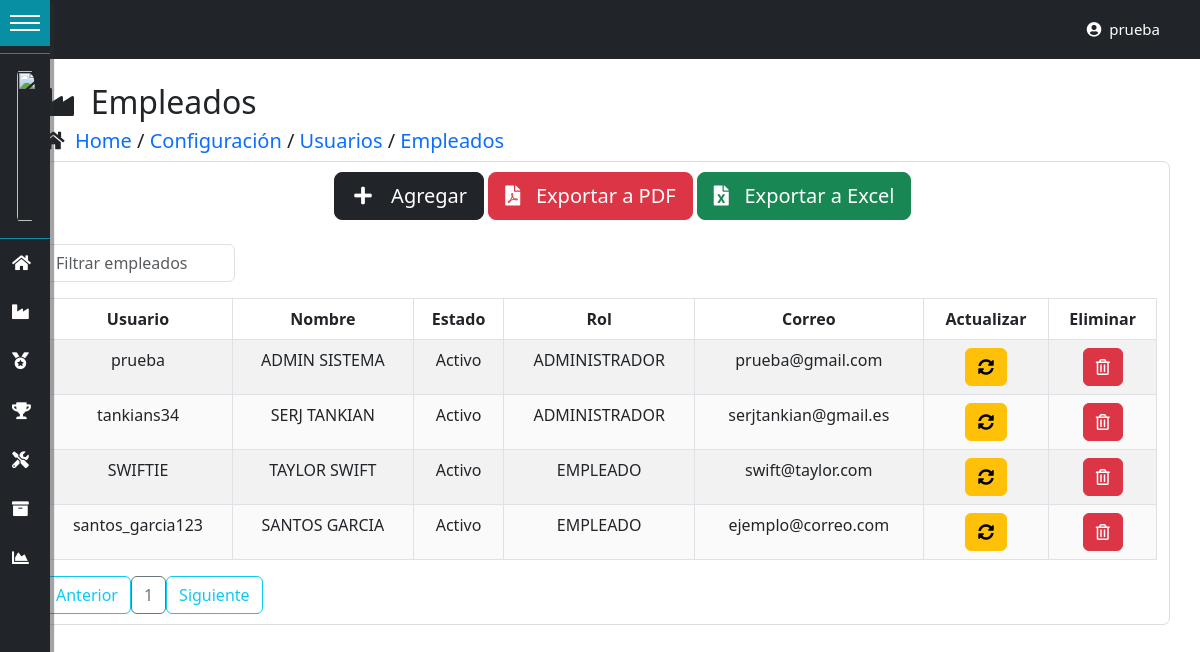
Screenshot of /empleados/ (signed in) with the database file from the repository.
### tables this page shows
CREATE TABLE IF NOT EXISTS `usuarios` (
  `id_usuario` int(11) NOT NULL AUTO_INCREMENT,
  `id_persona` int(11) DEFAULT NULL,
  `usuario` varchar(50) NOT NULL,
  `estado` enum('Activo','Inactivo','Bloqueado','Eliminado') NOT NULL,
  `contrasena` varchar(100) NOT NULL,
  `id_rol` int(11) DEFAULT NULL,
  `fecha_ultima_conexion` datetime DEFAULT NULL,
  `correo_electronico` varchar(50) NOT NULL,
  `creado_por` varchar(30) NOT NULL,
  `fecha_creacion` datetime NOT NULL,
  `modificado_por` varchar(30) DEFAULT NULL,
  `fecha_modificacion` datetime DEFAULT NULL,
  PRIMARY KEY (`id_usuario`) USING BTREE,
  KEY `FK_empleados_roles` (`id_rol`) USING BTREE,
  KEY `FK_usuarios_personas` (`id_persona`),
  CONSTRAINT `FK_usuarios_personas` FOREIGN KEY (`id_persona`) REFERENCES `personas` (`id_persona`) ON DELETE NO ACTION ON UPDATE NO ACTION,
  CONSTRAINT `FK_usuarios_roles` FOREIGN KEY (`id_rol`) REFERENCES `roles` (`id_rol`) ON DELETE NO ACTION ON UPDATE NO ACTION
);

CREATE TABLE IF NOT EXISTS `personas` (
  `id_persona` int(11) NOT NULL AUTO_INCREMENT,
  `nombres` varchar(50) DEFAULT NULL,
  `apellidos` varchar(50) DEFAULT NULL,
  `dni` varchar(20) DEFAULT NULL,
  `telefono` varchar(15) DEFAULT NULL,
  `sexo` enum('Masculino','Femenino') DEFAULT NULL,
  `direccion` varchar(300) DEFAULT NULL,
  `creado_por` varchar(30) DEFAULT NULL,
  `fecha_creacion` datetime DEFAULT NULL,
  `modificado_por` varchar(30) DEFAULT NULL,
  `fecha_modificacion` datetime DEFAULT NULL,
  PRIMARY KEY (`id_persona`)
);

CREATE TABLE IF NOT EXISTS `roles` (
  `id_rol` int(11) NOT NULL AUTO_INCREMENT,
  `rol` varchar(50) NOT NULL,
  `descripcion` varchar(200) NOT NULL,
  `creado_por` varchar(50) NOT NULL,
  `fecha_creacion` datetime NOT NULL,
  `modificado_por` varchar(50) DEFAULT NULL,
  `fecha_modificacion` datetime DEFAULT NULL,
  PRIMARY KEY (`id_rol`) USING BTREE
);

### controladores/vistasControlador.php (called while the page is built, shortened)
<?php
	class vistasControlador extends vistasModelo{
		public function obtener_plantilla_controlador(){
			return require_once "./vistas/plantilla.php";
		}
	}

### index.php (called while the page is built, shortened)
<?php
	require_once "./controladores/vistasControlador.php";
	$plantilla = new vistasControlador();
	$plantilla->obtener_plantilla_controlador();

### config/conexion.php (called while the page is built, shortened)
<?php
class ConexionBD{
    protected $manejador = "mysql";
    private static $servidor = "localhost";
    private static $usuario = "root";
    private static $pass = "";
    protected $db_name = "dbsorteo";
    protected function getConexion(){
        try{
            $parametros=array(PDO::ATTR_PERSISTENT=>true,PDO::MYSQL_ATTR_INIT_COMMAND=>"SET NAMES utf8");
            $this->conexion=new PDO($this->manejador.":host=".self::$servidor.";dbname=".$this->db_name,self::$usuario,self::$pass,$parametros);
            return $this->conexion;
        }
        catch(PDOException $e){
            echo 'Error en la conexion a la BD :'.$e->getMessage();
        }
    }
}

### DatosTablas/obtenerDatosUsuarios.php (called while the page is built, shortened)
<?php
require_once("./config/conexion.php");
class obtenerDatosUsuarios extends ConexionBD{
    public function datosEmpleados(){
        $sql="SELECT u.id_usuario, u.id_persona, u.id_rol, u.usuario, p.nombres, p.apellidos, u.estado,r.rol,
        u.correo_electronico,p.dni, p.telefono,p.sexo,p.direccion from usuarios u
        inner join roles r on r.id_rol=u.id_rol
        inner join personas p on p.id_persona=u.id_persona
        where u.id_rol!=3";
        $resultado=$this->conexion->query($sql) or die ($sql);
        return $resultado;
    }
}

### vistas/contenidos/empleados-view.php (the view, shortened to what this page needs)
<?php
include("./DatosTablas/obtenerDatosUsuarios.php");
?>
<br>
<div class="container">
    <h2><i class="fas fa-industry"></i>&nbsp; Empleados</h2>
</div>
<div class="container">
    <h5><i class="fas fa-home"></i>&nbsp;
    <a href="<?php echo SERVERURL?>dashboard/"> Home </a>
    /
    <a href="<?php echo SERVERURL?>configuracion/"> Configuración </a>
    /
    <a href="<?php echo SERVERURL?>usuarios/"> Usuarios </a>
    /
    <a href="<?php echo SERVERURL?>empleados/"> Empleados </a></h5>
</div>
<div class="container contenedor-tabla">
    <div class="container">
    <div class="row">
        <div class="col-3"></div>
        <div class="col-7">
            <div class="btn btn-dark btn-lg" data-bs-toggle="modal" data-bs-target="#ModalCrear"><i class="fas fa-plus fa-fw"></i> &nbsp; Agregar</div>
            <div class="btn btn-danger btn-lg" data-bs-toggle="modal" data-bs-target="#ModalCrear"><i class="fas fa-file-pdf"></i> &nbsp; Exportar a PDF</div>
            <div class="btn btn-success btn-lg" data-bs-toggle="modal" data-bs-target="#ModalCrear"><i class="fas fa-file-excel"></i> &nbsp; Exportar a Excel</div>
        </div>
        <div class="col-2"></div>
    </div>
    </div>
    <div class="table-responsive">
        <br>
            <input type="text" id="searchBox" class="form-control" onkeyup="filterTable()" placeholder="Filtrar empleados">
        <table id="datos-usuario" class="table table-bordered table-striped text-center">
            <thead>
                <tr>
                    <th>Usuario</th>
                    <th>Nombre</th>
                    <th>Estado</th>
                    <th>Rol</th>
                    <th>Correo</th>
                    <th>Actualizar</th>
                    <th>Eliminar</th>
                </tr>
            </thead>
            <tbody class="body">
            <?php
                    $datos=new obtenerDatosUsuarios();
                    $resultado=$datos->datosEmpleados();
                    foreach ($resultado as $fila){
                ?>
                <tr>
                    <td><?php echo $fila['usuario']; ?></td>
                    <td><?php echo $fila['nombres'] . " " . $fila['apellidos']; ?></td>
                    <td><?php echo $fila['estado']; ?></td>
                    <td><?php echo $fila['rol']; ?></td>
                    <td><?php echo $fila['correo_electronico']; ?></td>
                    <td>
                    <button class="btn btn-warning" data-bs-toggle="modal" data-bs-target="#ModalAct<?php echo $fila['id_usuario'];?>">
                        <i class="fas fa-sync-alt"></i>
                    </button>
                    </td>
                    <td>
                        <form class="FormularioAjax" action="<?php echo SERVERURL; ?>ajax/usuarioAjax.php" method="POST" data-form="delete" autocomplete="off">
                        <button type="submit" class="btn btn-danger">
                            <i class="far fa-trash-alt"></i>
                        </button>
                        </form>
                    </td>
                    </tr>
                <?php
                        }
                ?>
            </tbody>
        </table>
    </div>
    <div id="paginador" class=""></div>
    </div>
    <br>
    <br>

### vistas/css/Estilo-Form.css (style rules this page uses)
.contenedor-tabla { border: 1px solid #dddcdc; -moz-border-radius: 7px; -webkit-border-radius: 7px; padding: 10px; }
#searchBox { width:12rem; }
#datos-usuario { width: 100%; border-collapse: collapse; background-color:white; }
.contenedor-tabla { background-color:white; }
#datos-usuario th, td { padding: 8px; text-align: center; border-bottom: 1px solid rgb(226, 226, 226); }
#datos-usuario tr:nth-child(even) { background-color: #fafafa; }
.container h5 a { text-decoration: none; }

### vistas/css/estilos-vistas.css (style rules this page uses)
:root { --width:17rem; --pading:12px; --bgcoolor:rgb(33, 37, 41); --hovercolor:#088fa3; --width-collapsed:50px; }
body { font-size:18px; padding:0; margin: 0; margin-left:var(--width-collapsed); }

### rows the page displays
usuarios: usuario "prueba", id_persona.nombres "ADMIN", id_persona.apellidos "SISTEMA", estado "Activo", id_rol.rol "ADMINISTRADOR", correo_electronico "prueba@gmail.com"
usuarios: usuario "tankians34", id_persona.nombres "SERJ", id_persona.apellidos "TANKIAN", estado "Activo", id_rol.rol "ADMINISTRADOR", correo_electronico "serjtankian@gmail.es"
usuarios: usuario "SWIFTIE", id_persona.nombres "TAYLOR", id_persona.apellidos "SWIFT", estado "Activo", id_rol.rol "EMPLEADO", correo_electronico "swift@taylor.com"
usuarios: usuario "santos_garcia123", id_persona.nombres "SANTOS", id_persona.apellidos "GARCIA", estado "Activo", id_rol.rol "EMPLEADO", correo_electronico "ejemplo@correo.com"

### other values shown
$_SESSION['usuario_login'] "prueba"
